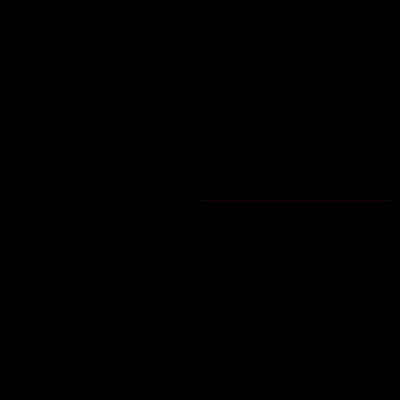
Frame 1 (no input)
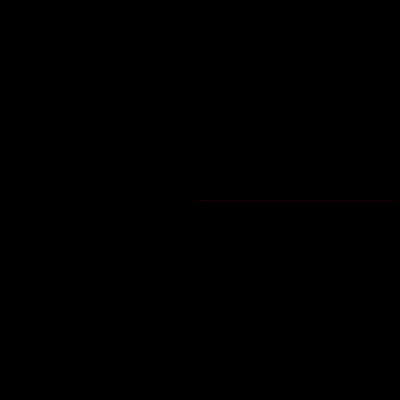
Frame 60 (the mouse pressed at the canvas centre just before this capture)
Frame 120 (the mouse held since frame 60 and released just before this capture): identical to frame 60, image omitted

The Processing sketch that drew these frames (run headless with seeded random() and noise(); from frame 60 on, the mouse is pressed at the canvas centre):

// Processing sketch: processing_56102
// ── processing_56102.pde

    // Ellipsen 
    // Michael Reichenbach
    
    // float rad_min = 50;
    // float rad_max = 100;
    float active = 1;
    float radx = 1;
    float rady = 1;
    float col_col = 255;
    float col_hue = 255;
    float col_sat = 255;
    float posx = 200;
    float posy = 200;
    float posx1 = 200;
    float posy1 = 200;
    // float speed = 0;
    // float vectorx = 0;
    // float vectory = 0;
    float speedfactor = 5;
    float anziehung = 0.08;
    float winkel = 0;
    float winkel_delta = random(0.5);
    float winkel2 = 0;
    float winkel2_delta = random(0.5);
    float small_radius = random(200);
    float big_radius = random(200);
    float col_factor = random(1,100);
    
        
     void setup() {
       size(400, 400);
       stroke(1,1,1,0);
       colorMode(HSB, 100,100,100);
       background(192, 64, 0);
       // frameRate (30);
   
     }

     void draw() {
       winkel=(winkel + active*winkel_delta*mouseX/200)%6.28;
       winkel2=(winkel2 + active*winkel2_delta*mouseY/200)%6.28;
       
       col_col=(col_factor*winkel)%100;
       stroke (col_col,col_hue,col_sat);
       posx = cos  (winkel)*small_radius + 200;
       posy = sin  (winkel)*small_radius + 200;
       line(200,200,posx,posy);
       
       col_col=(col_factor*winkel2)%100;
       stroke (col_col,col_hue,col_sat);
       posx1 = cos  (winkel2)*big_radius + 200;
       posy1 = sin  (winkel2)*big_radius + 200;
       line(posx,posy,posx1,posy1);
       
       stroke (120,120,10);
       beginShape();
       curveVertex(200,200);
       curveVertex(200,200);
       curveVertex(posx,posy);
       curveVertex(posx1,posy1);
       curveVertex(posx1,posy1);
       endShape();
           
       
     }
     
     void mousePressed() {
       // background(192, 64, 0);
       if ( active == 1) { active = 0 ;}
       else { background(random(255), 64, 10); active = 1;};
       posx=mouseX;
       posy=mouseY;
     }
